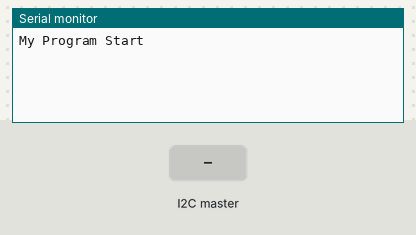
Bench run of a sketch on a simulated Arduino Uno, built with avr-gcc and run on an emulated ATmega328P. On the bench: the last lines printed to the serial monitor. Inputs (shaded band) come from the test bench.

Above: at 1.2 s.
1.3 s: the I2C master sends the byte 1
At 2.1 s:
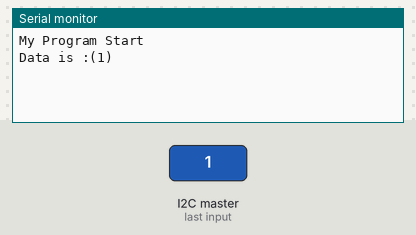
2.8 s: the I2C master sends the byte 0
At 3.3 s:
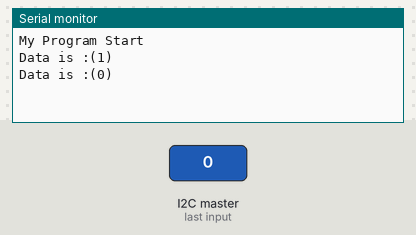

The sketch:

ReadBarCode_IIC.ino
```cpp
#include <Wire.h>


#define TXPin 3
#define RXPin 2
#define turnon HIGH
#define turnoff LOW

#include "String.h"


//NewSoftSerial mySerial(RXPin , TXPin ); // RX, TX
//HardwareSerial mySerial =  HardwareSerial(3, 2);

void setup() {
  // put your setup code here, to run once:
    Serial.begin(9600) ;
  //  Serial1.begin(9600,SERIAL_8N1) ;
    Wire.begin(4) ;
    Wire.onReceive(receiveEvent) ;
    Serial.println("My Program Start") ;
   // Serial1.println("My Program Start") ;
}

void loop() {
    delay(100) ;

}

void receiveEvent(int howMany)
{
    unsigned char x = Wire.read() ;
    Serial.print("Data is :(") ;
    Serial.print(x) ;
    Serial.print(")\n") ;
}
```

Measured:
- after the input at 1.3 s, the serial monitor: prints a new line at once (image 1)
- after the input at 2.8 s, the serial monitor: prints a new line at once (image 2)
